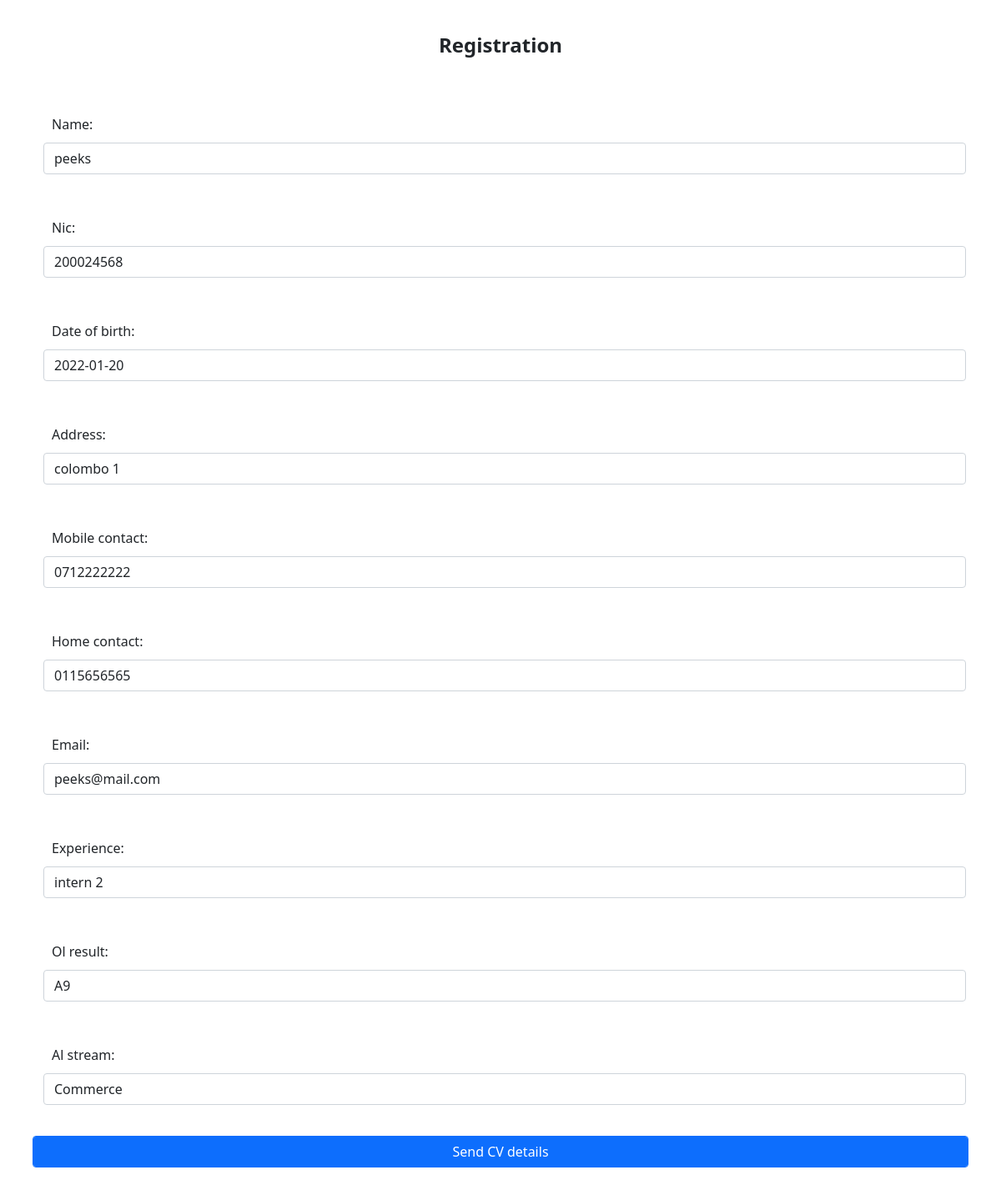
The app's page /updatecv/9/ with its own data.
### CVgenr/models.py (models this page shows, shortened)
class Cvdetails(models.Model):
    name = models.CharField(max_length=100, null=True)
    nic = models.CharField(max_length=20, null=True)
    date_of_birth = models.DateField(max_length=20, null=True)
    address = models.CharField(max_length=100, null=True)
    mobile_contact = models.CharField(max_length=10, null=True)
    home_contact = models.CharField(max_length=10, null=True)
    email = models.CharField(max_length=100, null=True)
    experience = models.CharField(max_length=100, null=True)
    ol_result = models.CharField(max_length=100, null=True)
    al_stream = models.CharField(max_length=100, null=True)
    date_created = models.DateTimeField(auto_now_add=True, null=True)

### CVgenr/views.py (the view)
# urls.py: path('updatecv/<str:pk>/', views.updatecv, name="updatecv"),
def updatecv(request, pk):
    cvdata = Cvdetails.objects.get(id=pk)
    form = CvDetailsForm(instance = cvdata)
    if request.method == 'POST':
        form = Cvdetails(request.POST, instance = cvdata)
        if form.is_valid():
            form.save()
            return redirect('/button')
    context = {'form':form}
    return render(request, 'CVpages/dilcvcreate.html', context)

### CVgenr/forms.py
class CvDetailsForm(ModelForm):
    class Meta:
        model = Cvdetails
        fields = '__all__'

### CVdemo/context_processors.py (called while the page is built)
def project_context(request):
    context = {
        'me':User.objects.first(),
    }
    return context

### CVgenr/templates/CVpages/dilcvcreate.html (shortened to what this page needs)
{% load static %}
<!DOCTYPE html>
<html lang="en">
<head>
    <link href="https://cdn.jsdelivr.net/npm/bootstrap@5.0.2/dist/css/bootstrap.min.css" rel="stylesheet">
    <link rel="stylesheet" type="text/css" href="{% static '/css/style.css' %}">
</head>
<body>
    <div class="row">
        <div class="col">
            <center>
                <h4><b> Registration </b></h4>
            </center>
        </div>
    </div>
    <div class="container">
        <form action="" method="POST" class="row g-3">
            {{form.as_p}}
            <input type="submit" name="Submit" value="Send CV details" class="btn btn-primary">
        </form>
    </div>
</body>
</html>

### static/css/style.css (style rules this page uses)
* { margin: 5px; padding: 5px; }

### records on screen
Cvdetails: name "peeks", nic "200024568", date_of_birth "2022-01-20", address "colombo 1", mobile_contact "0712222222", home_contact "0115656565", email "peeks@mail.com", experience "intern 2", ol_result "A9", al_stream "Commerce"
